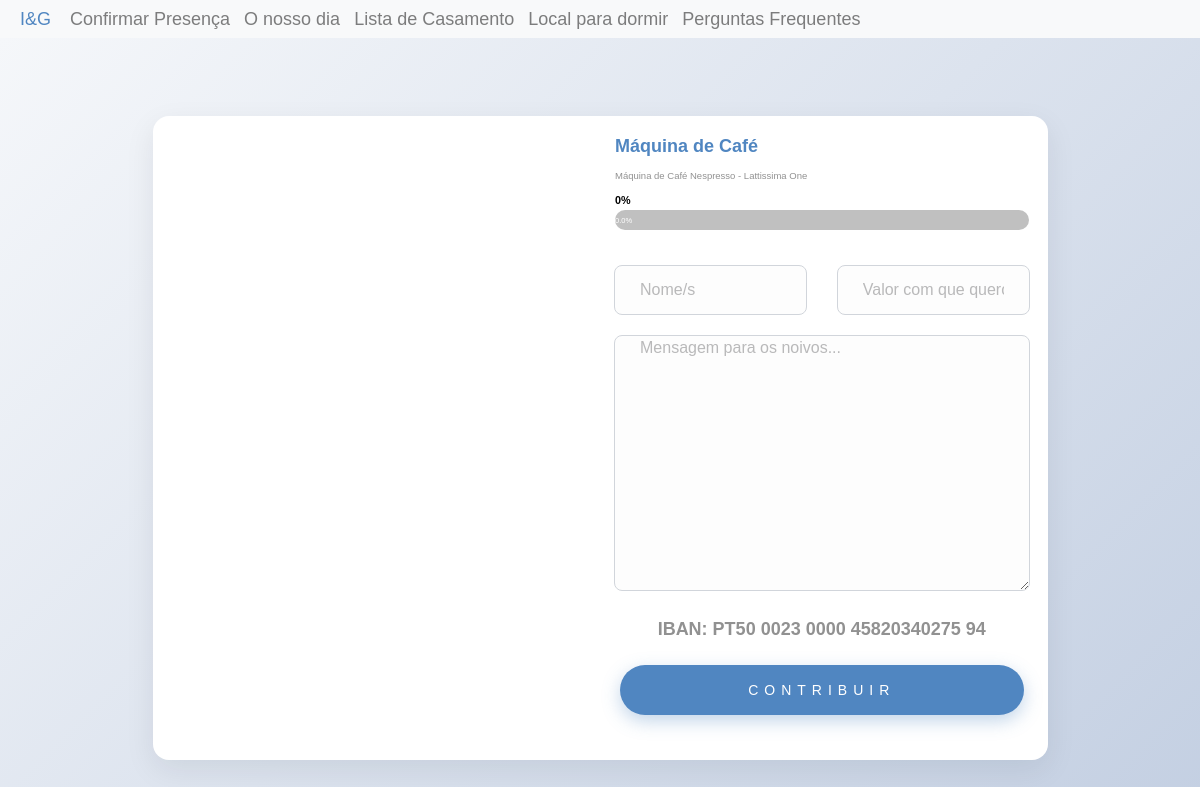
The page /products/product/4 on the database as committed earlier.
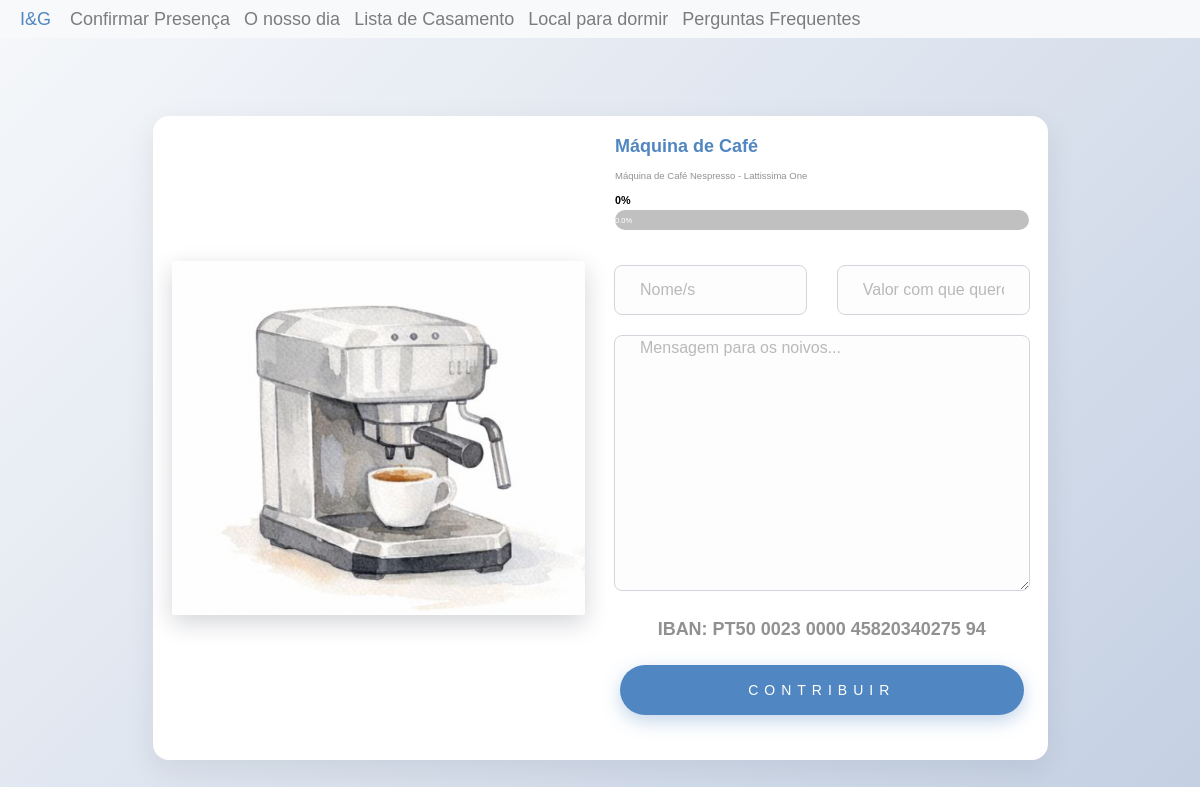
The same page on the database as committed later.
### inesegoncalo/models/products.py (models this page shows, shortened)
class Product(db.Model, model.Model, model.Base):
    __tablename__ = 'products'
    __table_args__ = {'extend_existing': True}
    id = Column(Integer, primary_key=True)
    name = Column(String(80), unique=True, nullable=False)
    description = Column(Text)
    price = Column(Float)
    price_paid = Column(Float, default=0.0)
    store = Column(Text)
    show_price = Column(Boolean, default=True)
    priority = Column(Integer, default=10)
    category_id = Column(Integer, ForeignKey('categories.id'), nullable=True)
    images = relationship('ProductImage', back_populates="product")
    contributions = relationship('Contribution', back_populates="product")
    category = relationship('Category', back_populates="products")
    def calculate_percentage(self):
        if self.price:
            ratio = self.price_paid / self.price
            return ratio * 100 if ratio <= 1 else 100
        else:
            return 0.0

### inesegoncalo/models/product_images.py (models this page shows)
class ProductImage(db.Model ,model.Model,model.Base):
    __tablename__ = 'product_images'
    __table_args__ = {'extend_existing': True}
    id = Column(Integer, primary_key=True)
    path = Column(Text)
    product_id = Column(Integer, ForeignKey('products.id'))
    product = relationship('Product', back_populates="images")

### inesegoncalo/modules/products.py (the view, shortened to what this page needs)
@bp.route('/product/<product_id>', methods=('GET', 'POST'))
@bp.route('/product/<product_id>/<contribution_id>', methods=('GET', 'POST'))
def product(product_id,contribution_id=None):
    product = Product.query.filter_by(id=product_id).first()
    contribution=None
    if contribution_id:
        contribution = Contribution.query.filter_by(id=contribution_id).first()
    return render_template('products/product.html',product=product,contribution=contribution)

### inesegoncalo/templates/products/product.html (shortened to what this page needs)
{% extends 'layout.html' %}
{% import 'macros/progress_bar.html' as progress_bar with context %}
{% import 'macros/contributions.html' as contributions with context %}
{% block content %}
<link href="{{ url_for('static', filename='style/base.css')}}" rel="stylesheet">
<section class="product-page-section py-5">
  <div class="container">
    <div class="row justify-content-center">
      <div class="col-lg-10">
        <div class="product-detail-card">
          <div class="row align-items-center">
            <div class="col-md-6 mb-4 mb-md-0">
              {% if product.images %}
              <img
                class="img-fluid rounded product-detail-image"
                src="{{ url_for('static', filename=product.images[0].path) }}"
                alt="{{ product.name }}"
              />
              {% endif %}
            </div>
            <div class="col-md-6">
              <h1 class="product-detail-title">{{ product.name }}</h1>
              {% if product.description %}
              <p class="product-detail-description mb-3">
                {{ product.description }}
              </p>
              {% endif %}
              {% if product.show_price and product.price %}
              {% set percentage = product.calculate_percentage() %}
              <div class="product-detail-progress mb-4">
                <div class="d-flex justify-content-between mb-1">
                  <small class="font-weight-bold">{{ '%.0f'|format(percentage) }}%</small>
                </div>
                {{ progress_bar.progress_bar(percentage) }}
              </div>
              {% endif %}
              {{ contributions.contribution_form() }}
            </div>
          </div>
        </div>
      </div>
    </div>
  </div>
</section>
{% endblock %}

### inesegoncalo/templates/layout.html (shortened to what this page needs)
<!DOCTYPE html>
<html lang="en">
    <head>
        <link href="https://maxcdn.bootstrapcdn.com/bootstrap/4.1.3/css/bootstrap.min.css" rel="stylesheet">
        <link href="{{ url_for('static', filename='style/main.css')}}" rel="stylesheet">
        <link href="{{ url_for('static', filename='style/vendor.css')}}" rel="stylesheet">
        <link href="{{ url_for('static', filename='style/confirmation.css')}}" rel="stylesheet">
        <link href="{{ url_for('static', filename='style/card.css')}}" rel="stylesheet">
        <link href="{{ url_for('static', filename='style/contribution.css')}}" rel="stylesheet">
        <link href="{{ url_for('static', filename='style/timeline.css')}}" rel="stylesheet">
        <link href="{{ url_for('static', filename='style/lista_casamento.css')}}" rel="stylesheet">
        <link rel="stylesheet" href="https://use.fontawesome.com/releases/v5.2.0/css/all.css">
    <body id="top">
        <div>
            <nav class="navbar navbar-expand-lg navbar-light bg-light">
                <a  class="nav-link"  href="{{url_for('main.index')}}" style="color:#5086c1">
                    I&G
                </a>
                <div class="collapse navbar-collapse" id="navbarText">
                  <ul class="navbar-nav mr-auto">
                    <li class="nav-item">
                        <a class="nav-link" href="{{url_for('confirmations.confirmation')}}">Confirmar Presença</a>
                      </li>
                   <li class="nav-item">
                        <a class="nav-link"  href="{{url_for('main.info')}}">O nosso dia</a>
                    </li>
                    <li class="nav-item">
                        <a class="nav-link" href="{{url_for('products.all')}}">Lista de Casamento</a>
                      </li>
                      <li class="nav-item">
                        <a class="nav-link" href="{{url_for('main.hotels')}}">Local para dormir</a>
                      </li>
                      <li class="nav-item">
                        <a class="nav-link" href="{{url_for('main.faqs')}}">Perguntas Frequentes</a>
                      </li>
                  </ul>
                </div>
              </nav>
            </div>
        {% block content %}
        {% endblock %}
    </body>
</html>

### inesegoncalo/templates/macros/progress_bar.html
{% macro progress_bar(percentage) %}
<div class="progressBarContainer">
    <div class="progress mt-2" style="height: 20px;">
        <div class="progress-bar" role="progressbar" style="width: {{percentage}}%" aria-valuenow="{{percentage}}" aria-valuemin="0" aria-valuemax="100">{{percentage}}%</div>
    </div>
</div>
{% endmacro %}

### inesegoncalo/templates/macros/contributions.html
{% macro contribution_form() %}
<div class="contribution-form">
<form method="post">
    <div class="row">
        <div class="col-md-6">
            <div class="form-group">
                <input class="form-control" type="text"  name="name" placeholder="Nome/s">
            </div>
        </div>
        <div class="col-md-6">
            <div class="form-group">
                <input class="form-control" type="text"  name="value_to_contribute" placeholder="Valor com que quero contribuir">
            </div>
        </div>
    </div>
    <div class="row">
        <div class="col-md-12">
            <div class="form-group">
                <textarea class="form-control" type="text"  name="message" placeholder="Mensagem para os noivos..." cols="40" rows="5" ></textarea>
            </div>
        </div>
    </div>
    <div class="row mb-4">
        <div class="transfer_type col-md-12 d-flex justify-content-center">
            <p class="mb-1">
                IBAN: PT50 0023 0000 45820340275 94
            </p>
        </div>
        <br>
    </div>
    <div class="form-btn row m-2">
        <button class="submit-btn" id="contribute">Contribuir</button>
    </div>
</form>
</div>
{% endmacro %}

### inesegoncalo/static/style/main.css (style rules this page uses)
html { font-size: 10px; }
html, body { height: 100%; }
body { background: #ffffff; font-family: 'Metropolis', sans-serif; font-size: 1.8rem; font-style: normal; font-weight: normal; line-height: 1.778; color: #000000; margin: 0; padding: 0; position: relative; }
h1, h2, h3, h4, h5, h6, .h1, .h2, .h3, .h4, .h5, .h6 { font-family: 'Metropolis', sans-serif ; font-weight: 700; font-style: normal; color: #000000; font-variant-ligatures: common-ligatures; text-rendering: optimizeLegibility; }
h1, .h1, h2, .h2, h3, .h3, h4, .h4 { margin-top: 6rem; margin-bottom: 1.6rem; }
h1, .h1 { font-size: 3.6rem; line-height: 1.222; }
small { font-size: 1.2rem; line-height: inherit; }
ul { list-style: disc; }
li { display: list-item; }
ol, ul { margin-left: 1.6rem; }
ul li { padding-left: .4rem; }
button, .btn { margin-bottom: 1.6rem; }
input, textarea, select, pre, blockquote, figure, table, p, ul, ol, dl, form, .video-container, .ss-custom-select { margin-bottom: 3.2rem; }
input[type="email"], input[type="number"], input[type="search"], input[type="text"], input[type="tel"], input[type="url"], input[type="password"], textarea, select { display: block; height: 6.4rem; padding: 1.5rem 24px 1.5rem; border: 0; outline: none; color: #000000; font-family: 'Metropolis', sans-serif ; font-size: 1.5rem; line-height: 3.2rem; max-width: 100%; background-color: #e0e0e0; border: 1px solid transparent; transition: all .3s ease-in-out; border-radius: 4px; }
textarea { min-height: 25.6rem; }
::placeholder { color: #8c8c8c; }
.btn, button, input[type="submit"], input[type="reset"], input[type="button"] { display: inline-block; font-family: 'Metropolis', sans-serif ; font-weight: 700; font-size: 1.1rem; text-transform: uppercase; letter-spacing: .6rem; height: 6rem; line-height: 5.6rem; padding: 0 3.2rem; margin: 0 .4rem 1.6rem 0; color: #ffffff; text-decoration: none; text-align: center; white-space: nowrap; cursor: pointer; transition: all .3s ease-in-out; -webkit-font-smoothing: antialiased; -moz-osx-font-smoothing: grayscale; border-radius: 4px; background-color: #272727; border: 0.2rem solid #272727; }

### inesegoncalo/static/style/card.css (style rules this page uses)
.progress-bar { background-color: #5086c1; font-size: 15px; }
.progress { background-color: #c0c0c0; }
body { background-color: #f8f9fa!important }

### inesegoncalo/static/style/contribution.css (style rules this page uses)
.contribution-form { padding-top: 20px; padding-bottom: 20px; border-radius: 6px; }
.contribution-form .form-group { position: relative; margin-bottom: 20px; }
.contribution-form .form-control { background-color: #fff; height: 50px; color: #191a1e; border: none; font-size: 16px; font-weight: 400; -webkit-box-shadow: none; box-shadow: none; padding: 0px 25px; }
.contribution-form .form-control::placeholder { color: rgba(82, 82, 84, 0.4); }
.contribution-form .form-btn { margin-top: 27px; }
.contribution-form .submit-btn { color: #fff; background-color: #5086c1; font-weight: 400; height: 50px; font-size: 14px; border: none; width: 100%; border-radius: 40px; text-transform: uppercase; -webkit-transition: 0.2s all; transition: 0.2s all; }
.transfer_type p { color: black; font-weight: bold; }

### inesegoncalo/static/style/lista_casamento.css (style rules this page uses)
a, a:hover { text-decoration: none; transition: color 0.3s ease-in-out; }

### inesegoncalo/templates/products/product.html (style rules this page uses)
.product-page-section { background: linear-gradient(135deg, #f5f7fa 0%, #c3cfe2 100%); min-height: 100vh; display: flex; align-items: center; }
.product-detail-card { background: #ffffff; border-radius: 16px; box-shadow: 0 10px 30px rgba(15, 23, 42, 0.08); padding: 2rem; }
.product-detail-title { color: #5086c1; font-weight: 700; font-size: 1.8rem; margin-bottom: 0.75rem; }
.product-detail-description { color: #4b5563; font-size: 0.95rem; }
.product-detail-image { box-shadow: 0 8px 24px rgba(15, 23, 42, 0.18); border-radius: 12px; }
.product-detail-progress .progress { height: 12px; border-radius: 999px; overflow: hidden; }
.product-detail-progress .progress-bar { background: linear-gradient(90deg, #5086c1 0%, #6ba3d8 100%); font-size: 0.75rem; }
.product-page-section .contribution-form .form-control { background-color: #fdfdfd; border: 1px solid #d1d5db; border-radius: 8px; }
.product-page-section .contribution-form .submit-btn { box-shadow: 0 6px 18px rgba(80, 134, 193, 0.35); }

Rows that differ between the two databases and show on the page:
added ProductImage: path (picture)
